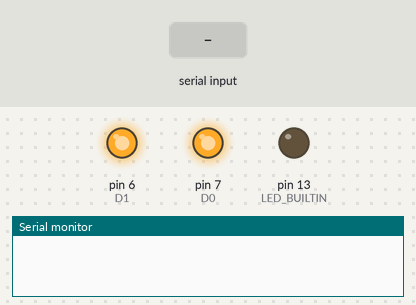
Bench run of a sketch on a simulated Arduino Uno, built with avr-gcc and run on an emulated ATmega328P. Shown: output pins drawn as LEDs (lit = HIGH), the last lines printed to the serial monitor. The inputs (shaded band) are chosen by the test bench.

Above: at 1.2 s.
1.3 s: "0" received over Serial
At 3.7 s:
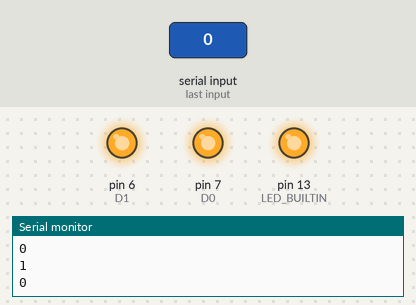
4.0 s: "90,45\n" received over Serial
At 5.16 s:
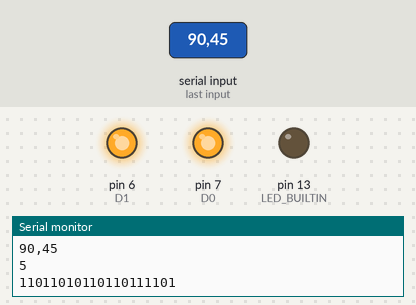
6.7 s: "30,150\n" received over Serial
At 9.4 s:
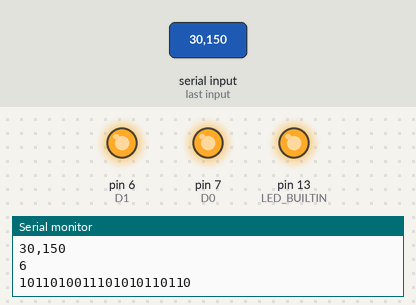
Timing chart, 0 to 10.9 s (numbered marks = the images above; inputs shaded):
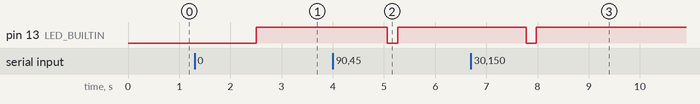

Measured:
- after the input at 1.3 s, pin 13 (LED_BUILTIN): LOW → HIGH after 1.2 s
- after the input at 4.0 s, pin 13 (LED_BUILTIN): HIGH → LOW after 1.1 s, → HIGH 0.20 s later
- after the input at 6.7 s, pin 13 (LED_BUILTIN): HIGH → LOW after 1.1 s, → HIGH 0.20 s later

The sketch:

WiegandTX.ino
```cpp
// Wiring and Wiegand Protocol consts
const int D1 = 6;
const int D0 = 7;
const int WAIT_TIME = 34;

// For static exemple
char packetData[] = "01101011001111011101110101";
int packetLen = strlen( packetData );

// For dynamic exemple
String inData;
int i;

// the setup function runs once when you press reset or power the board
void setup() {
  // initialize digital pin LED_BUILTIN as an output.
  pinMode(LED_BUILTIN, OUTPUT);
  pinMode (D1, OUTPUT);
  pinMode (D0, OUTPUT);
  digitalWrite(D1, HIGH);
  digitalWrite(D0, HIGH);
  Serial.begin(115200);
}

void wait() {
    delayMicroseconds(WAIT_TIME);
}

int oddsToOne(String s) {
    if (s.endsWith("1")) return 1;
    if (s.endsWith("3")) return 1;
    if (s.endsWith("5")) return 1;
    if (s.endsWith("7")) return 1;
    if (s.endsWith("9")) return 1;
    return 0;
}

String divByTwo(String s) {
    String new_s = "";
    int add = 0;
    int chCpt;

    for (chCpt = 0; chCpt < s.length(); chCpt++) {
        char ch = s.charAt(chCpt);
        int new_dgt = floor((ch - '0') / 2) + add;
        new_s.concat(String(new_dgt));
        add = oddsToOne(String(ch)) * 5;
    }

    if (new_s != "0" && new_s.startsWith("0")) {
        new_s = new_s.substring(1, new_s.length());
    }

    return new_s;
}

String getBitsByStringNumber(String num) {
  String stack = "";
  String tmp = "";

  if (num == "0") {
    stack = "0";
  } else {
    while (num != "0") {
      tmp = stack;
      stack = String(oddsToOne(num));
      stack.concat(tmp);
      num = divByTwo(num);
    }
  }

  return stack;
}


// the loop function runs over and over again forever
void loop() {

    if (Serial.available() > 0) {
      inData = Serial.readString();
      inData.trim();
      Serial.println(inData);
      Serial.println(inData.length());
      inData = getBitsByStringNumber(inData);
      Serial.println(inData);

      for (i = 0; i < inData.length(); i++){
          if (inData.charAt(i) == '1') {
              digitalWrite(D1, LOW);
              delayMicroseconds(34);
              digitalWrite(D1, HIGH);
          } else {
              digitalWrite(D0, LOW);
              delayMicroseconds(34);
              digitalWrite(D0, HIGH);
          }
          delay(2);
      }

      digitalWrite(LED_BUILTIN, LOW);
      delay(200);
      digitalWrite(LED_BUILTIN, HIGH);
    }
}
```
